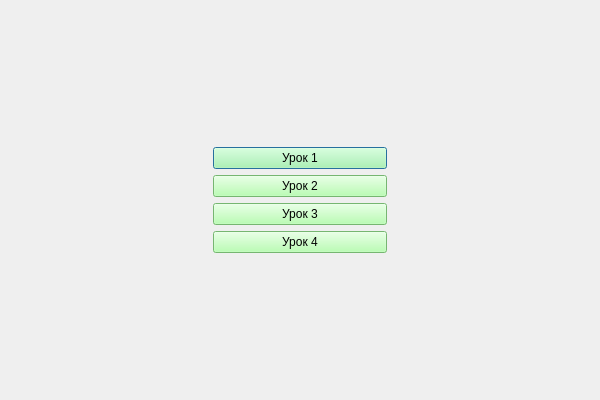
<?xml version="1.0" encoding="UTF-8"?>
<ui version="4.0">
 <class>Dialog</class>
 <widget class="QDialog" name="Dialog">
  <property name="geometry">
   <rect>
    <x>0</x>
    <y>0</y>
    <width>600</width>
    <height>400</height>
   </rect>
  </property>
  <property name="sizePolicy">
   <sizepolicy hsizetype="Expanding" vsizetype="Expanding">
    <horstretch>0</horstretch>
    <verstretch>0</verstretch>
   </sizepolicy>
  </property>
  <property name="windowTitle">
   <string>Комплекс</string>
  </property>
  <property name="styleSheet">
   <string notr="true"/>
  </property>
  <layout class="QHBoxLayout" name="horizontalLayout">
   <item>
    <spacer name="horizontalSpacer">
     <property name="orientation">
      <enum>Qt::Horizontal</enum>
     </property>
     <property name="sizeHint" stdset="0">
      <size>
       <width>40</width>
       <height>20</height>
      </size>
     </property>
    </spacer>
   </item>
   <item>
    <widget class="QWidget" name="widget" native="true">
     <property name="enabled">
      <bool>true</bool>
     </property>
     <property name="sizePolicy">
      <sizepolicy hsizetype="Expanding" vsizetype="Expanding">
       <horstretch>0</horstretch>
       <verstretch>0</verstretch>
      </sizepolicy>
     </property>
     <property name="styleSheet">
      <string notr="true"/>
     </property>
     <layout class="QVBoxLayout" name="verticalLayout">
      <item>
       <spacer name="verticalSpacer">
        <property name="orientation">
         <enum>Qt::Vertical</enum>
        </property>
        <property name="sizeHint" stdset="0">
         <size>
          <width>20</width>
          <height>40</height>
         </size>
        </property>
       </spacer>
      </item>
      <item>
       <widget class="QPushButton" name="btn_lesson">
        <property name="styleSheet">
         <string notr="true">background-color: rgb(165, 255, 158);
font: 75 14pt &quot;MS Shell Dlg 2&quot;;</string>
        </property>
        <property name="text">
         <string>Урок 1</string>
        </property>
       </widget>
      </item>
      <item>
       <widget class="QPushButton" name="btn_lesson_2">
        <property name="styleSheet">
         <string notr="true">background-color: rgb(165, 255, 158);
font: 75 14pt &quot;MS Shell Dlg 2&quot;;</string>
        </property>
        <property name="text">
         <string>Урок 2</string>
        </property>
       </widget>
      </item>
      <item>
       <widget class="QPushButton" name="btn_lesson_3">
        <property name="styleSheet">
         <string notr="true">background-color: rgb(165, 255, 158);
font: 75 14pt &quot;MS Shell Dlg 2&quot;;</string>
        </property>
        <property name="text">
         <string>Урок 3</string>
        </property>
       </widget>
      </item>
      <item>
       <widget class="QPushButton" name="btn_lesson_4">
        <property name="styleSheet">
         <string notr="true">background-color: rgb(165, 255, 158);
font: 75 14pt &quot;MS Shell Dlg 2&quot;;</string>
        </property>
        <property name="text">
         <string>Урок 4</string>
        </property>
       </widget>
      </item>
      <item>
       <spacer name="verticalSpacer_2">
        <property name="orientation">
         <enum>Qt::Vertical</enum>
        </property>
        <property name="sizeHint" stdset="0">
         <size>
          <width>20</width>
          <height>40</height>
         </size>
        </property>
       </spacer>
      </item>
     </layout>
    </widget>
   </item>
   <item>
    <spacer name="horizontalSpacer_2">
     <property name="orientation">
      <enum>Qt::Horizontal</enum>
     </property>
     <property name="sizeHint" stdset="0">
      <size>
       <width>40</width>
       <height>20</height>
      </size>
     </property>
    </spacer>
   </item>
  </layout>
 </widget>
 <resources/>
 <connections/>
</ui>
